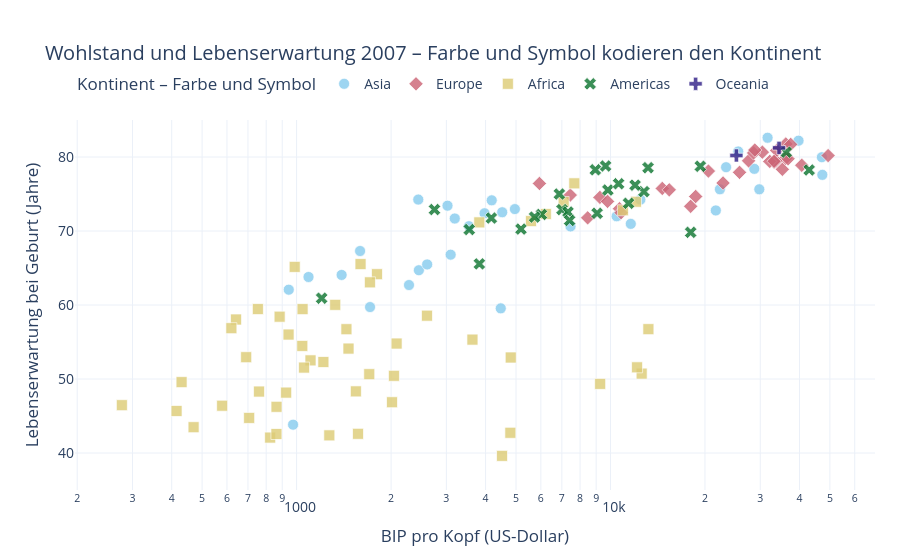

The code cell stored with this chart in its notebook:
### Markdown cell above
---
## 9. Gestaltungsgrenzen, Accessibility und Responsiveness

Wir prüfen dieselbe Scatterplot-Idee gegen typische Risiken:

| Risiko | Anpassung in der Demo | Verbleibende Grenze |
|---|---|---|
| Farbe ist nicht für alle gleich unterscheidbar | Kontinent zusätzlich über Symbol kodieren | mehr visuelle Komplexität |
| Hover ist auf Touchgeräten oder per Tastatur schwer erreichbar | Kernmuster bleibt in Titel, Achsen und Legende sichtbar; Datentabelle ergänzen | vollständige Tastatur- und Screenreader-Nutzung ist nicht garantiert |
| Kleine Displays führen zu Überlagerungen | horizontale Legende, automatische Ränder, responsive Konfiguration | komplexe Mehrfachansichten brauchen oft ein alternatives mobiles Layout |
| Zoom kann Kontext entfernen | aussagekräftige Startansicht und Reset per Doppelklick | Nutzer können gefilterten Zustand übersehen |
| Zu viele Interaktionen überfordern | nur Hover, Zoom und einen Filter anbieten | andere Analysefragen benötigen andere Werkzeuge |

### Code cell
# Farbe und Symbol kodieren den Kontinent
accessible_colors = px.colors.qualitative.Safe

# Scatter-Plot wird erstellt, der die BIP pro Kopf und Lebenserwartung im Jahr 2007 darstellt. Die Punkte sind nach Kontinenten farblich und symbolisch kodiert, um die Unterschiede zwischen den Kontinenten hervorzuheben. Ein benutzerdefiniertes Hover-Template zeigt den Ländernamen, das BIP pro Kopf, die Lebenserwartung und die Bevölkerung an.
fig_accessible = px.scatter(
    df_2007, x="gdpPercap", y="lifeExp",
    color="continent", symbol="continent",
    color_discrete_sequence=accessible_colors,
    hover_name="country",
    hover_data={"pop": ":,", "gdpPercap": ":,.0f", "lifeExp": ":.1f"},
    log_x=True,
    labels={
        "gdpPercap": "BIP pro Kopf (US-Dollar)",
        "lifeExp": "Lebenserwartung bei Geburt (Jahre)",
        "continent": "Kontinent",
        "pop": "Bevölkerung",
    },
    title="Wohlstand und Lebenserwartung 2007 – Farbe und Symbol kodieren den Kontinent",
)

# Die Darstellung der Punkte wird aktualisiert, um sie größer und transparenter zu machen, und ein benutzerdefiniertes Hover-Template wird hinzugefügt.
fig_accessible.update_traces(marker={"size": 11, "opacity": 0.82, "line": {"width": 0.7, "color": "white"}})
fig_accessible.update_layout(
    template="plotly_white", autosize=True, height=560,
    font={"size": 14},
    legend={"orientation": "h", "y": 1.14, "title": {"text": "Kontinent – Farbe und Symbol"}},
    margin={"l": 75, "r": 25, "t": 120, "b": 70},
)
fig_accessible.update_xaxes(automargin=True)
fig_accessible.update_yaxes(automargin=True, range=[35, 85])
fig_accessible.show(config={"responsive": True, "displaylogo": False})

### Figure 1 — Plotly figure (JSON) as saved in the notebook; plotly's stock layout.template omitted (floating-point values rounded to 4 significant figures)
{"data": [{"customdata": [[31889923], [708573], [150448339], [14131858], [1318683096], [6980412], [1110396331], [223547000], [69453570], [27499638], [6426679], [127467972], [6053193], [23301725], [49044790], [2505559], [3921278], [24821286], [2874127], [47761980], [28901790], [3204897], [169270617], [91077287], [27601038], [4553009], [20378239], [19314747], [23174294], [65068149], [85262356], [4018332], [22211743]], "hovertemplate": "<b>%{hovertext}</b><br><br>Kontinent=Asia<br>BIP pro Kopf (US-Dollar)=%{x:,.0f}<br>Lebenserwartung bei Geburt (Jahre)=%{y:.1f}<br>Bevölkerung=%{customdata[0]:,}<extra></extra>", "hovertext": ["Afghanistan", "Bahrain", "Bangladesh", "Cambodia", "China", "Hong Kong, China", "India", "Indonesia", "Iran", "Iraq", "Israel", "Japan", "Jordan", "Korea, Dem. Rep.", "Korea, Rep.", "Kuwait", "Lebanon", "Malaysia", "Mongolia", "Myanmar", "Nepal", "Oman", "Pakistan", "Philippines", "Saudi Arabia", "Singapore", "Sri Lanka", "Syria", "Taiwan", "Thailand", "Vietnam", "West Bank and Gaza", "Yemen, Rep."], "legendgroup": "Asia", "marker": {"color": "rgb(136, 204, 238)", "line": {"color": "white", "width": 0.7}, "opacity": 0.82, "size": 11, "symbol": "circle"}, "mode": "markers", "name": "Asia", "orientation": "v", "showlegend": true, "type": "scatter", "x": [974.6, 29800.0, 1391.0, 1714.0, 4959.0, 39720.0, 2452.0, 3541.0, 11610.0, 4471.0, 25520.0, 31660.0, 4519.0, 1593.0, 23350.0, 47310.0, 10460.0, 12450.0, 3096.0, 944, 1091.0, 22320.0, 2606.0, 3190.0, 21650.0, 47140.0, 3970.0, 4185.0, 28720.0, 7458.0, 2442.0, 3025.0, 2281.0], "xaxis": "x", "y": [43.83, 75.64, 64.06, 59.72, 72.96, 82.21, 64.7, 70.65, 70.96, 59.55, 80.75, 82.6, 72.53, 67.3, 78.62, 77.59, 71.99, 74.24, 66.8, 62.07, 63.78, 75.64, 65.48, 71.69, 72.78, 79.97, 72.4, 74.14, 78.4, 70.62, 74.25, 73.42, 62.7], "yaxis": "y"}, {"customdata": [[3600523], [8199783], [10392226], [4552198], [7322858], [4493312], [10228744], [5468120], [5238460], [61083916], [82400996], [10706290], [9956108], [301931], [4109086], [58147733], [684736], [16570613], [4627926], [38518241], [10642836], [22276056], [10150265], [5447502], [2009245], [40448191], [9031088], [7554661], [71158647], [60776238]], "hovertemplate": "<b>%{hovertext}</b><br><br>Kontinent=Europe<br>BIP pro Kopf (US-Dollar)=%{x:,.0f}<br>Lebenserwartung bei Geburt (Jahre)=%{y:.1f}<br>Bevölkerung=%{customdata[0]:,}<extra></extra>", "hovertext": ["Albania", "Austria", "Belgium", "Bosnia and Herzegovina", "Bulgaria", "Croatia", "Czech Republic", "Denmark", "Finland", "France", "Germany", "Greece", "Hungary", "Iceland", "Ireland", "Italy", "Montenegro", "Netherlands", "Norway", "Poland", "Portugal", "Romania", "Serbia", "Slovak Republic", "Slovenia", "Spain", "Sweden", "Switzerland", "Turkey", "United Kingdom"], "legendgroup": "Europe", "marker": {"color": "rgb(204, 102, 119)", "line": {"color": "white", "width": 0.7}, "opacity": 0.82, "size": 11, "symbol": "diamond"}, "mode": "markers", "name": "Europe", "orientation": "v", "showlegend": true, "type": "scatter", "x": [5937.0, 36130.0, 33690.0, 7446.0, 10680.0, 14620.0, 22830.0, 35280.0, 33210.0, 30470.0, 32170.0, 27540.0, 18010.0, 36180.0, 40680.0, 28570.0, 9254.0, 36800.0, 49360.0, 15390.0, 20510.0, 10810.0, 9787.0, 18680.0, 25770.0, 28820.0, 33860.0, 37510.0, 8458.0, 33200.0], "xaxis": "x", "y": [76.42, 79.83, 79.44, 74.85, 73.0, 75.75, 76.49, 78.33, 79.31, 80.66, 79.41, 79.48, 73.34, 81.76, 78.89, 80.55, 74.54, 79.76, 80.2, 75.56, 78.1, 72.48, 74.0, 74.66, 77.93, 80.94, 80.88, 81.7, 71.78, 79.42], "yaxis": "y"}, {"customdata": [[33333216], [12420476], [8078314], [1639131], [14326203], [8390505], [17696293], [4369038], [10238807], [710960], [64606759], [3800610], [18013409], [496374], [80264543], [551201], [4906585], [76511887], [1454867], [1688359], [22873338], [9947814], [1472041], [35610177], [2012649], [3193942], [6036914], [19167654], [13327079], [12031795], [3270065], [1250882], [33757175], [19951656], [2055080], [12894865], [135031164], [798094], [8860588], [199579], [12267493], [6144562], [9118773], [43997828], [42292929], [1133066], [38139640], [5701579], [10276158], [29170398], [11746035], [12311143]], "hovertemplate": "<b>%{hovertext}</b><br><br>Kontinent=Africa<br>BIP pro Kopf (US-Dollar)=%{x:,.0f}<br>Lebenserwartung bei Geburt (Jahre)=%{y:.1f}<br>Bevölkerung=%{customdata[0]:,}<extra></extra>", "hovertext": ["Algeria", "Angola", "Benin", "Botswana", "Burkina Faso", "Burundi", "Cameroon", "Central African Republic", "Chad", "Comoros", "Congo, Dem. Rep.", "Congo, Rep.", "Cote d'Ivoire", "Djibouti", "Egypt", "Equatorial Guinea", "Eritrea", "Ethiopia", "Gabon", "Gambia", "Ghana", "Guinea", "Guinea-Bissau", "Kenya", "Lesotho", "Liberia", "Libya", "Madagascar", "Malawi", "Mali", "Mauritania", "Mauritius", "Morocco", "Mozambique", "Namibia", "Niger", "Nigeria", "Reunion", "Rwanda", "Sao Tome and Principe", "Senegal", "Sierra Leone", "Somalia", "South Africa", "Sudan", "Swaziland", "Tanzania", "Togo", "Tunisia", "Uganda", "Zambia", "Zimbabwe"], "legendgroup": "Africa", "marker": {"color": "rgb(221, 204, 119)", "line": {"color": "white", "width": 0.7}, "opacity": 0.82, "size": 11, "symbol": "square"}, "mode": "markers", "name": "Africa", "orientation": "v", "showlegend": true, "type": "scatter", "x": [6223.0, 4797.0, 1441.0, 12570.0, 1217.0, 430.1, 2042.0, 706.0, 1704.0, 986.1, 277.6, 3633.0, 1545.0, 2082.0, 5581.0, 12150.0, 641.4, 690.8, 13210.0, 752.7, 1328.0, 942.7, 579.2, 1463.0, 1569.0, 414.5, 12060.0, 1045.0, 759.3, 1043.0, 1803.0, 10960.0, 3820.0, 823.7, 4811.0, 619.7, 2014.0, 7670.0, 863.1, 1598.0, 1712.0, 862.5, 926.1, 9270.0, 2602.0, 4513.0, 1107.0, 883.0, 7093.0, 1056.0, 1271.0, 469.7], "xaxis": "x", "y": [72.3, 42.73, 56.73, 50.73, 52.3, 49.58, 50.43, 44.74, 50.65, 65.15, 46.46, 55.32, 48.33, 54.79, 71.34, 51.58, 58.04, 52.95, 56.73, 59.45, 60.02, 56.01, 46.39, 54.11, 42.59, 45.68, 73.95, 59.44, 48.3, 54.47, 64.16, 72.8, 71.16, 42.08, 52.91, 56.87, 46.86, 76.44, 46.24, 65.53, 63.06, 42.57, 48.16, 49.34, 58.56, 39.61, 52.52, 58.42, 73.92, 51.54, 42.38, 43.49], "yaxis": "y"}, {"customdata": [[40301927], [9119152], [190010647], [33390141], [16284741], [44227550], [4133884], [11416987], [9319622], [13755680], [6939688], [12572928], [8502814], [7483763], [2780132], [108700891], [5675356], [3242173], [6667147], [28674757], [3942491], [1056608], [301139947], [3447496], [26084662]], "hovertemplate": "<b>%{hovertext}</b><br><br>Kontinent=Americas<br>BIP pro Kopf (US-Dollar)=%{x:,.0f}<br>Lebenserwartung bei Geburt (Jahre)=%{y:.1f}<br>Bevölkerung=%{customdata[0]:,}<extra></extra>", "hovertext": ["Argentina", "Bolivia", "Brazil", "Canada", "Chile", "Colombia", "Costa Rica", "Cuba", "Dominican Republic", "Ecuador", "El Salvador", "Guatemala", "Haiti", "Honduras", "Jamaica", "Mexico", "Nicaragua", "Panama", "Paraguay", "Peru", "Puerto Rico", "Trinidad and Tobago", "United States", "Uruguay", "Venezuela"], "legendgroup": "Americas", "marker": {"color": "rgb(17, 119, 51)", "line": {"color": "white", "width": 0.7}, "opacity": 0.82, "size": 11, "symbol": "x"}, "mode": "markers", "name": "Americas", "orientation": "v", "showlegend": true, "type": "scatter", "x": [12780.0, 3822.0, 9066.0, 36320.0, 13170.0, 7007.0, 9645.0, 8948.0, 6025.0, 6873.0, 5728.0, 5186.0, 1202.0, 3548.0, 7321.0, 11980.0, 2749.0, 9809.0, 4173.0, 7409.0, 19330.0, 18010.0, 42950.0, 10610.0, 11420.0], "xaxis": "x", "y": [75.32, 65.55, 72.39, 80.65, 78.55, 72.89, 78.78, 78.27, 72.23, 74.99, 71.88, 70.26, 60.92, 70.2, 72.57, 76.19, 72.9, 75.54, 71.75, 71.42, 78.75, 69.82, 78.24, 76.38, 73.75], "yaxis": "y"}, {"customdata": [[20434176], [4115771]], "hovertemplate": "<b>%{hovertext}</b><br><br>Kontinent=Oceania<br>BIP pro Kopf (US-Dollar)=%{x:,.0f}<br>Lebenserwartung bei Geburt (Jahre)=%{y:.1f}<br>Bevölkerung=%{customdata[0]:,}<extra></extra>", "hovertext": ["Australia", "New Zealand"], "legendgroup": "Oceania", "marker": {"color": "rgb(51, 34, 136)", "line": {"color": "white", "width": 0.7}, "opacity": 0.82, "size": 11, "symbol": "cross"}, "mode": "markers", "name": "Oceania", "orientation": "v", "showlegend": true, "type": "scatter", "x": [34440.0, 25190.0], "xaxis": "x", "y": [81.23, 80.2], "yaxis": "y"}], "layout": {"autosize": true, "font": {"size": 14}, "height": 560, "legend": {"orientation": "h", "title": {"text": "Kontinent – Farbe und Symbol"}, "tracegroupgap": 0, "y": 1.14}, "margin": {"b": 70, "l": 75, "r": 25, "t": 120}, "title": {"text": "Wohlstand und Lebenserwartung 2007 – Farbe und Symbol kodieren den Kontinent"}, "xaxis": {"anchor": "y", "automargin": true, "domain": [0, 1], "title": {"text": "BIP pro Kopf (US-Dollar)"}, "type": "log"}, "yaxis": {"anchor": "x", "automargin": true, "domain": [0, 1], "range": [35, 85], "title": {"text": "Lebenserwartung bei Geburt (Jahre)"}}}}
